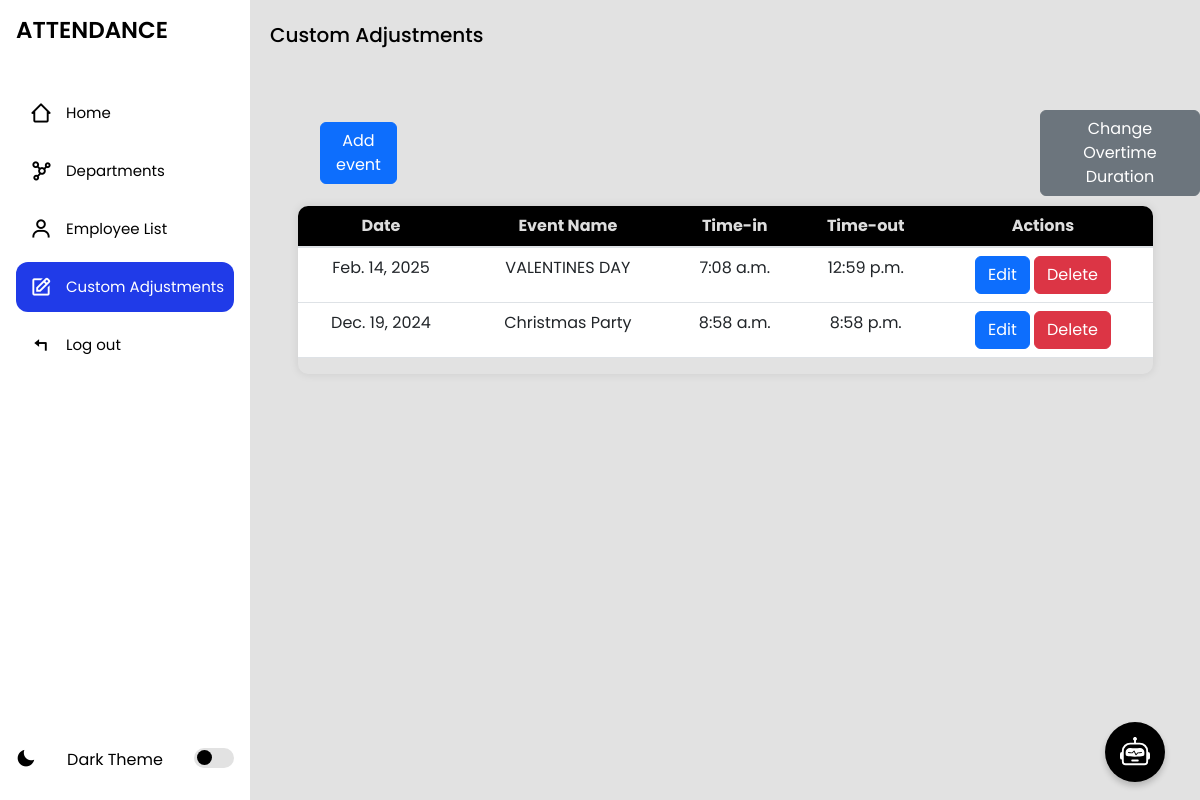
The app's page /schedules/ with its own data.
### myapp/models.py (models this page shows, shortened)
class CustomSchedule(models.Model):
    date = models.DateField(unique=True)
    time_in = models.TimeField()
    time_out = models.TimeField()
    reason = models.TextField(blank=True)

### myapp/views.py (the view, shortened to what this page needs)
# urls.py: path('schedules/', views.schedule_list, name='schedule_list'),
def schedule_list(request):
    schedules = CustomSchedule.objects.all()
    alert_message = None
    alert_icon = None
    today = date.today()
    schedule_exists_today = CustomSchedule.objects.filter(date=today).exists()
    attendance_exists_today = Attendance.objects.filter(date=today).exists()
    button_display = not (schedule_exists_today and attendance_exists_today)
    overtime_setting = OvertimeSetting.objects.first()
    current_overtime_duration = overtime_setting.overtime_duration_hours if overtime_setting else 3  # Default to 3 hours
    return render(request, 'schedule_list.html', {
        'schedules': schedules,
        'alert_message': alert_message,
        'alert_icon': alert_icon,
        'overtime_duration': current_overtime_duration,
        'button_display': button_display,
        'today': today,
        'attendance_exists_today': attendance_exists_today,
    })

### myapp/templates/schedule_list.html (shortened to what this page needs)
{% extends 'index.html' %}
{% block content %}
<section class="home">
    <p>Custom Adjustments</p>
    <div class='add-emp'
    style="
        display: flex;
        flex-direction: row;
        gap:643px;
        align-items: center;
        justify-content: start;
        margin-left: 70px;
        margin-top: 40px;
        ">
    <button title="Add new employee" type="button"
    class="btn btn-primary"
    data-bs-toggle="modal"
    data-bs-target="#addCustomModal"
    >Add event
    </button>
    <button type="button" class="btn btn-secondary" data-bs-toggle="modal" data-bs-target="#overtimeModal" >
        Change Overtime Duration
    </button>
    </div>
<div class="table-container">
    <table class="table">
        <thead>
            <tr>
                <th scope="col">Date</th>
                <th scope="col">Event Name</th>
                <th scope="col">Time-in</th>
                <th scope="col">Time-out</th>
                <th scope="col">Actions</th>
            </tr>
        </thead>
        <tbody>
            {% for schedule in schedules %}
            <tr>
                <td>{{ schedule.date }}</td>
                <td>{{ schedule.reason|default:"N/A" }}</td>
                <td>{{ schedule.time_in }}</td>
                <td>{{ schedule.time_out }}</td>
                 <td>
                    {% if schedule.date == today and attendance_exists_today %}
                    {% else %}
                        <button type="button" class="btn btn-primary" data-bs-toggle="modal" data-bs-target="#editModal-{{ schedule.id }}">
                            Edit
                        </button>
                    {% endif %}
                        <button type="button" class="btn btn-danger" data-bs-toggle="modal" data-bs-target="#deleteModal-{{ schedule.id }}">
                            Delete
                        </button>
                    </div>
                </td>
            </tr>
            {% empty %}
            <tr>
                <td colspan="5">No schedules available.</td>
            </tr>
            {% endfor %}
</section>
{% endblock %}

### myapp/static/css/styles.css (style rules this page uses)
* { margin: 0; padding: 0; box-sizing: border-box; font-family: "Poppins", sans-serif; --color-hover: rgb(32, 59, 232); --transition: all 0.2s ease; }
:root { --color-white: #fff; --color-black: #000; --color-bg: #e2e2e2; }
.home { position: relative; top: 0; left: 78px; width: calc(100% - 78px); min-height: 100vh; background: var(--color-bg); z-index: 6; transition: var(--transition); }
.sidebar.expand ~ .home { left: 250px; width: calc(100% - 250px); transition: var(--transition); }
.home p { font-size: 20px; font-weight: 500; color: var(--color-black); display: inline-block; margin: 20px; white-space: nowrap; }
button { padding: 10px; background-color: rgb(32, 59, 232); color: white; border: none; cursor: pointer; }
.table-container { width: 90%; max-height: 300px; overflow-y: scroll; margin: 30px auto; margin-top: 10px; border-radius: 10px; box-shadow: 0 0 10px rgba(0, 0, 0, 0.1); }
.table-container { scrollbar-width: thin; scrollbar-color: transparent transparent; }
.table { width: 100%; background-color: transparent; border-collapse: collapse; }
.table th, .table td { padding: 0.75rem; vertical-align: top; border: px solid #000000; }
.table thead th { position: sticky; top: 0; z-index: 10; vertical-align: bottom; border-bottom: 2px solid #dee2e6; background-color: #000000; text-align: left; color: #ddd; text-align: center; }
.table th { font-weight: bold; background-color: #f8f9fa; }
.table tr:nth-child(even) { background-color: #f2f2f2; }
.table tr:nth-child(odd) { background-color: #f2f2f2; }
.table td { text-align: center; }

### records on screen
CustomSchedule: date "Feb. 14, 2025", reason "VALENTINES DAY", time_in "7:08 a.m.", time_out "12:59 p.m."
CustomSchedule: date "Dec. 19, 2024", reason "Christmas Party", time_in "8:58 a.m.", time_out "8:58 p.m."
